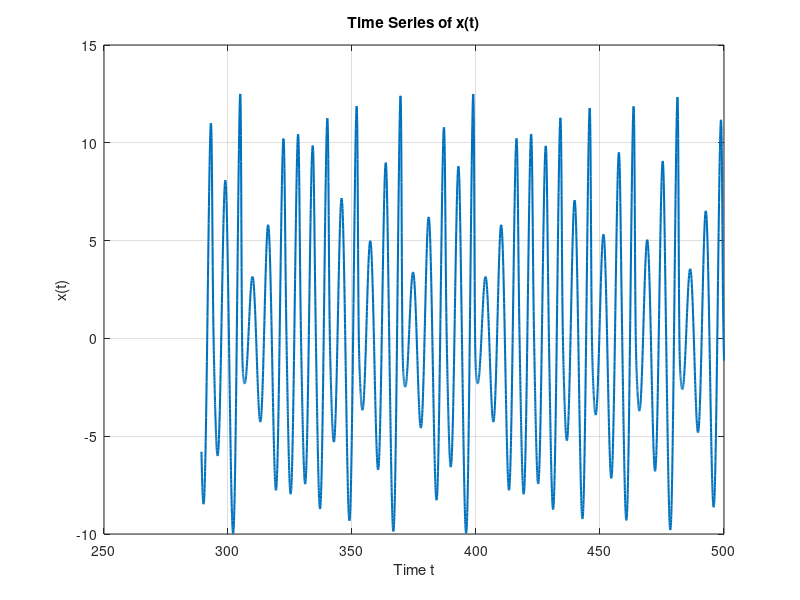
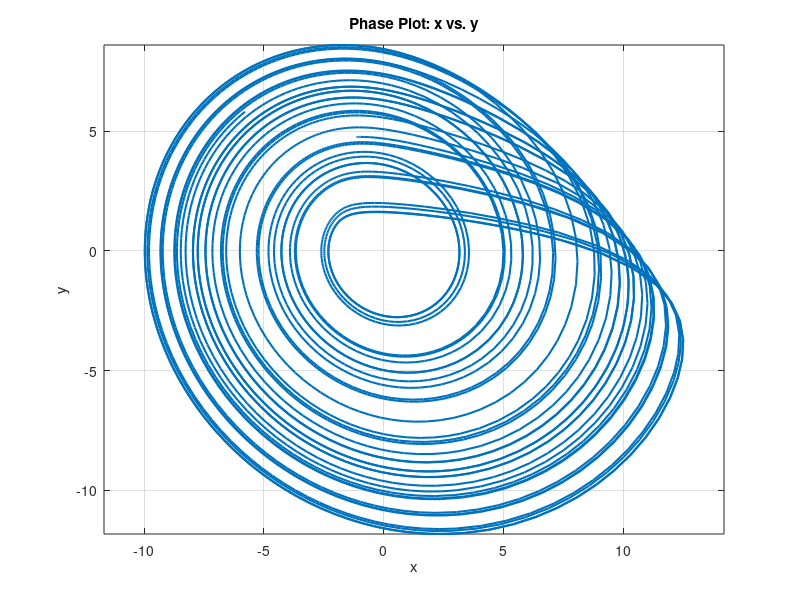

MATLAB code for these plots, in order:
function rossler_main()
% rossler_main - Simulation of the Rössler System using ode45
%
% Equations of the Rössler system:
%   dx/dt = -y - z
%   dy/dt = x + a*y
%   dz/dt = b + x*z - c*z
%
% Constant parameters:
%   a = 0.2, b = a, c = 6.3
%
% This function generates random initial conditions (in the interval [0,10]),
% integrates the Rössler system over the time span [0, 500], removes transient
% dynamics (if sufficient data is available), and produces the following plots:
%   - Time series of x(t)
%   - Phase plot of x versus y
%
% Author: Sabneet Bains
% License: MIT License

    try
        %% Workspace Setup
        clear; close all; clc;
        
        %% Parameters
        a_param = 0.2;
        b_param = a_param;
        c_param = 6.3;
        
        %% Define the Rössler System
        % p(1)=x, p(2)=y, p(3)=z
        rossler = @(t, p) [ - (p(2) + p(3));
                             p(1) + a_param * p(2);
                             b_param + p(1) * p(3) - c_param * p(3) ];
        
        %% Generate Random Initial Conditions
        % Initial conditions are generated uniformly in the interval [0, 10]
        rng('shuffle');
        x0 = 10 * rand;
        y0 = 10 * rand;
        z0 = 10 * rand;
        initialConditions = [x0; y0; z0];
        
        %% Numerical Integration using ode45
        tspan = [0, 500];
        [t, p] = ode45(rossler, tspan, initialConditions);
        
        %% Remove Transients
        % Remove the first 5000 data points if available; otherwise, use the full data.
        if length(t) > 5000
            t_trim = t(5000:end);
            p_trim = p(5000:end, :);
        else
            t_trim = t;
            p_trim = p;
        end
        
        %% Plotting Results
        
        % Plot x(t) versus time
        figure;
        plot(t_trim, p_trim(:,1), 'LineWidth', 1.5);
        grid on;
        xlabel('Time t');
        ylabel('x(t)');
        title('Time Series of x(t)');
        
        % Plot phase plot: x versus y
        figure;
        plot(p_trim(:,1), p_trim(:,2), 'LineWidth', 1.5);
        grid on;
        xlabel('x');
        ylabel('y');
        title('Phase Plot: x vs. y');
        axis equal;
        
    catch ME
        fprintf('An error occurred: %s\n', ME.message);
    end
end

% Run the main function if this script is executed directly
if ~isdeployed
    rossler_main();
end
